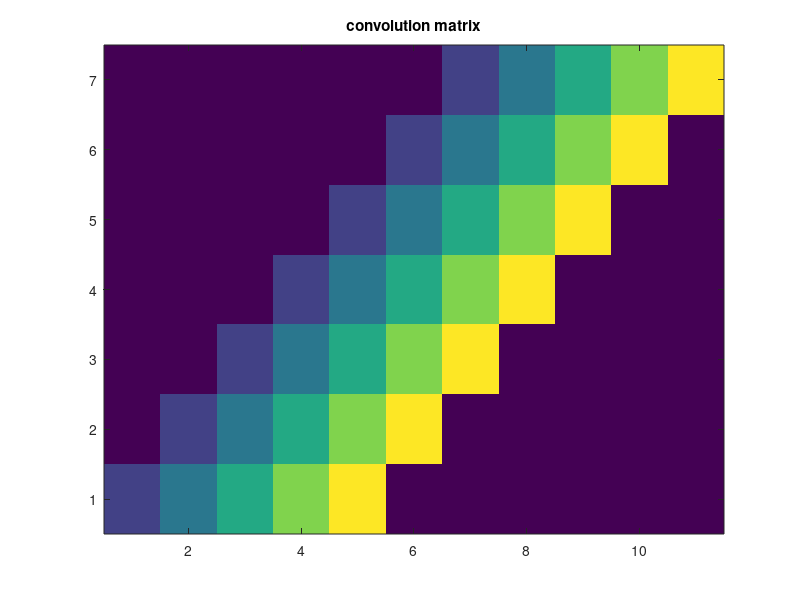
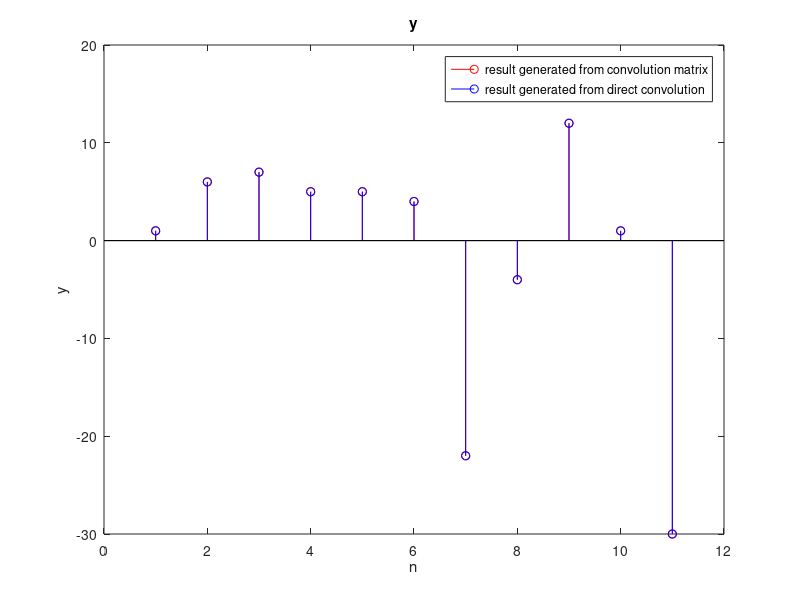

Reproduce these figures in MATLAB, in order.
x = [1,4,-4,-3,2,5,-6];
h = [1,2,3,4,5];
H = convmtx(h,length(x));
y = x*H;
from_conv = conv(x,h);
y == from_conv
figure(1)
imagesc(H)
axis('xy')
title('convolution matrix')
figure(2)
stem(y,'r');
title('y')
xlabel('n')
ylabel('y')
hold on 
stem(from_conv,'b')
legend('result generated from convolution matrix','result generated from direct convolution')